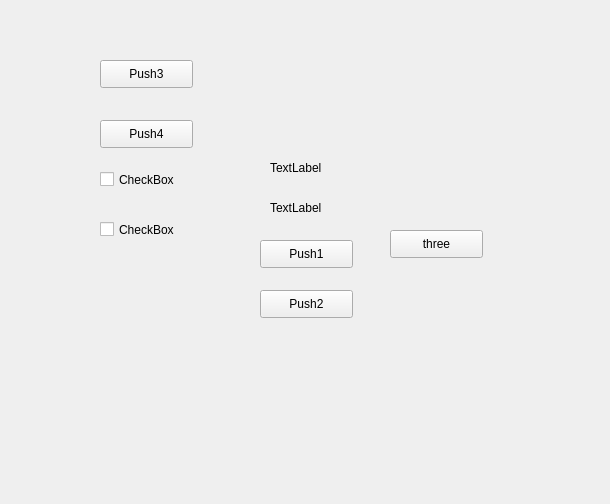
<?xml version="1.0" encoding="UTF-8"?>
<ui version="4.0">
 <class>Widget</class>
 <widget class="QWidget" name="Widget">
  <property name="geometry">
   <rect>
    <x>0</x>
    <y>0</y>
    <width>610</width>
    <height>504</height>
   </rect>
  </property>
  <property name="windowTitle">
   <string>Widget</string>
  </property>
  <widget class="QPushButton" name="pushButton">
   <property name="geometry">
    <rect>
     <x>100</x>
     <y>60</y>
     <width>93</width>
     <height>28</height>
    </rect>
   </property>
   <property name="text">
    <string>Push3</string>
   </property>
  </widget>
  <widget class="QPushButton" name="pushButton_2">
   <property name="geometry">
    <rect>
     <x>100</x>
     <y>120</y>
     <width>93</width>
     <height>28</height>
    </rect>
   </property>
   <property name="text">
    <string>Push4</string>
   </property>
  </widget>
  <widget class="QCheckBox" name="checkBox">
   <property name="geometry">
    <rect>
     <x>100</x>
     <y>170</y>
     <width>91</width>
     <height>19</height>
    </rect>
   </property>
   <property name="text">
    <string>CheckBox</string>
   </property>
  </widget>
  <widget class="QCheckBox" name="checkBox_2">
   <property name="geometry">
    <rect>
     <x>100</x>
     <y>220</y>
     <width>91</width>
     <height>19</height>
    </rect>
   </property>
   <property name="text">
    <string>CheckBox</string>
   </property>
  </widget>
  <widget class="QWidget" name="groupwidget" native="true">
   <property name="geometry">
    <rect>
     <x>240</x>
     <y>130</y>
     <width>281</width>
     <height>291</height>
    </rect>
   </property>
   <widget class="QLabel" name="label">
    <property name="geometry">
     <rect>
      <x>30</x>
      <y>30</y>
      <width>72</width>
      <height>15</height>
     </rect>
    </property>
    <property name="text">
     <string>TextLabel</string>
    </property>
   </widget>
   <widget class="QLabel" name="label_2">
    <property name="geometry">
     <rect>
      <x>30</x>
      <y>70</y>
      <width>72</width>
      <height>15</height>
     </rect>
    </property>
    <property name="text">
     <string>TextLabel</string>
    </property>
   </widget>
   <widget class="QPushButton" name="pushButton_3">
    <property name="geometry">
     <rect>
      <x>20</x>
      <y>110</y>
      <width>93</width>
      <height>28</height>
     </rect>
    </property>
    <property name="text">
     <string>Push1</string>
    </property>
   </widget>
   <widget class="QPushButton" name="pushButton_4">
    <property name="geometry">
     <rect>
      <x>20</x>
      <y>160</y>
      <width>93</width>
      <height>28</height>
     </rect>
    </property>
    <property name="text">
     <string>Push2</string>
    </property>
   </widget>
   <widget class="QWidget" name="widget" native="true">
    <property name="geometry">
     <rect>
      <x>130</x>
      <y>60</y>
      <width>131</width>
      <height>191</height>
     </rect>
    </property>
    <widget class="QPushButton" name="threeButton">
     <property name="geometry">
      <rect>
       <x>20</x>
       <y>40</y>
       <width>93</width>
       <height>28</height>
      </rect>
     </property>
     <property name="text">
      <string>three</string>
     </property>
    </widget>
   </widget>
  </widget>
 </widget>
 <layoutdefault spacing="6" margin="11"/>
 <resources/>
 <connections/>
</ui>
